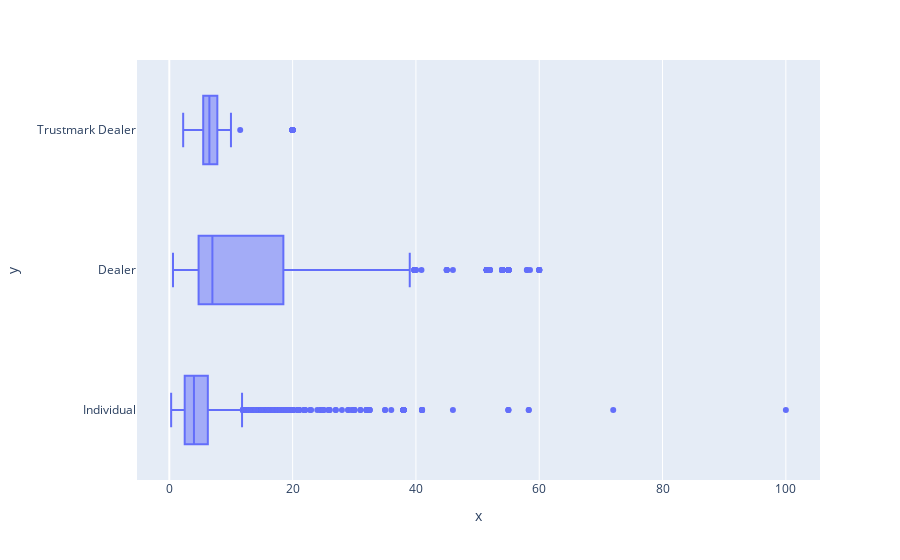

Write notebook code for a chart like this one.
### Code cell
plx.box(y=df['seller_type'],x=df['selling_price'])

### Figure 1 — Plotly figure (JSON) as saved in the notebook; plotly's stock layout.template omitted (floating-point values rounded to 4 significant figures; data arrays with more than 128 entries replaced by an {"elided": "..."} marker saying what was removed)
{"data": [{"alignmentgroup": "True", "hovertemplate": "x=%{x}<br>y=%{y}<extra></extra>", "legendgroup": "", "marker": {"color": "#636efa"}, "name": "", "notched": false, "offsetgroup": "", "orientation": "h", "showlegend": false, "type": "box", "x": {"elided": "7901 float values"}, "x0": " ", "xaxis": "x", "y": {"elided": "7901 str values"}, "y0": " ", "yaxis": "y"}], "layout": {"boxmode": "group", "legend": {"tracegroupgap": 0}, "margin": {"t": 60}, "xaxis": {"anchor": "y", "domain": [0, 1], "title": {"text": "x"}}, "yaxis": {"anchor": "x", "domain": [0, 1], "title": {"text": "y"}}}}
